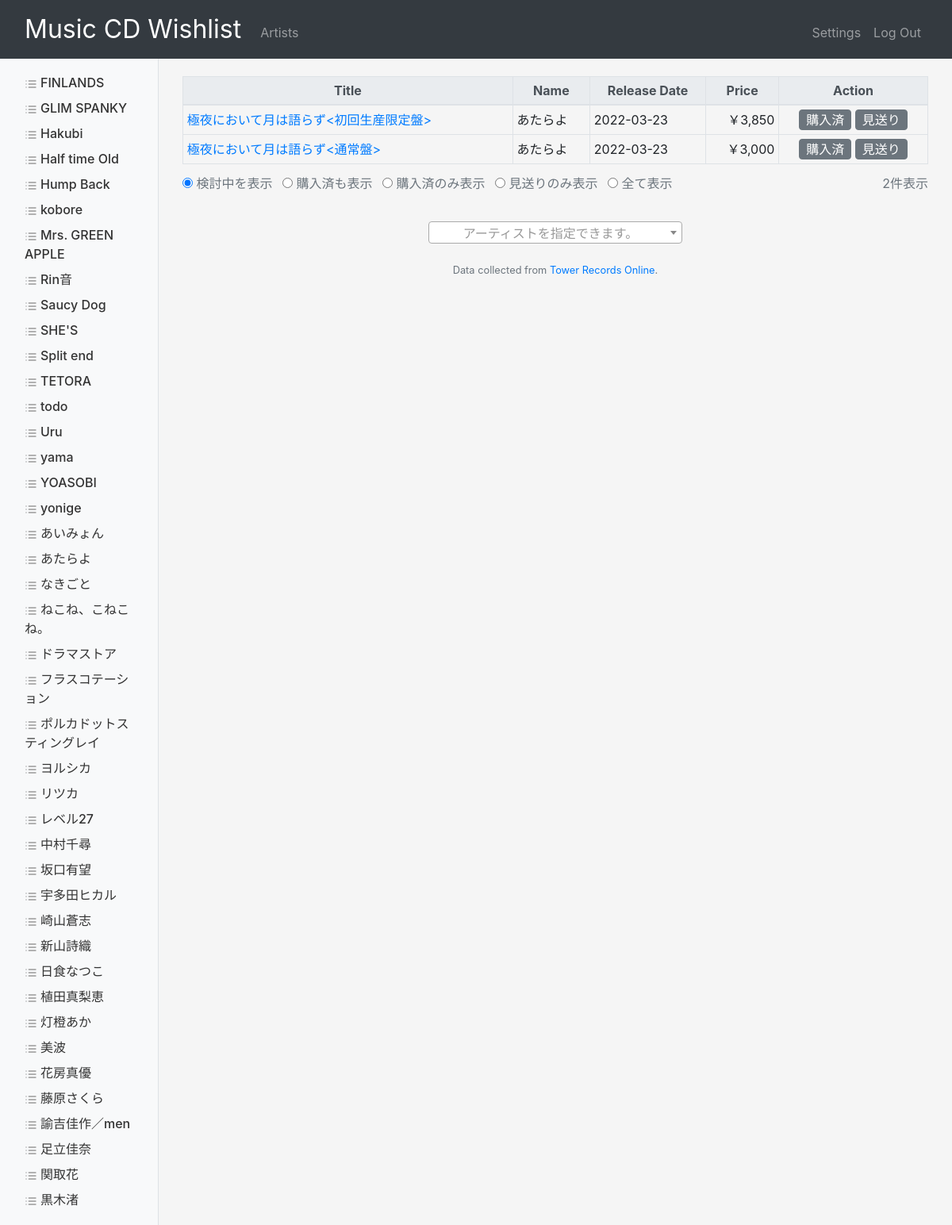
/artists/4968592 (signed in), run on the app's committed database.
### tables this page shows
CREATE TABLE artists (
  id TEXT NOT NULL 
, name TEXT NOT NULL UNIQUE
, PRIMARY KEY(id) 
);

CREATE TABLE products (
  id TEXT NOT NULL 
, title TEXT NOT NULL
, artistid TEXT NOT NULL
, category TEXT
, price INTEGER 
, release_date TEXT NOT NULL -- yyyy-mm-dd
, url TEXT
, image_src TEXT 
, PRIMARY KEY(id) 
);

### twrcwishlist/wishlist.py (the view)
@bp.route('/artists', methods=('GET',))
@bp.route('/artists/<artistid>', methods=('GET',))
@login_required
def artists(artistid :str = ""):
    displaymode = request.args.get("d", "0")
    userid = g.user['id']
    artists = make_artistslist(userid)
    if not artistid:
        return render_template(
            "wishlist/artists.html",
            artists = artists,
            message = "アーティスト検索",
            )
    if not get_db().execute(
        "SELECT name FROM artists "
        " WHERE id = ? ",
        (artistid,)
    ).fetchone():
        return render_template(
            "wishlist/artists.html",
            artists = artists,
            )
    products = make_wishlist(userid, artistid, searchmode=displaymode)
    return render_template(
        "wishlist/artists.html",
        products = products,
        artists = artists,
    )

### twrcwishlist/auth.py (called while the page is built)
@bp.before_app_request
def load_logged_in_user():
    user_id = session.get('user_id')
    if user_id is None:
        g.user = None
    else:
        g.user = get_db().execute(
            'SELECT * FROM users WHERE id = ?',
            (user_id,)
        ).fetchone()

### twrcwishlist/db.py (called while the page is built)
def get_db():
    if 'db' not in g:
        g.db = sqlite3.connect(
            current_app.config['DATABASE'],
            detect_types=sqlite3.PARSE_DECLTYPES
        )
        g.db.row_factory = sqlite3.Row
    return g.db

### twrcwishlist/helpers.py (called while the page is built)
def login_required(view):
    @wraps(view)
    def decorated_function(*args, **kwargs):
        if g.user is None:
            return redirect(url_for('auth.login'))
        return view(*args, **kwargs)
    return decorated_function

### twrcwishlist/wishlist.py (called while the page is built)
def make_search_conditions_on_display(mode :str):
    if mode in ('1','purchased',):
        r_val = "(product_not_displayed is NULL) "
    elif mode in ('2','purchasedonly',):
        r_val = "(product_not_purchased is not NULL) "
    elif mode in ('3','hiddenonly',):
        r_val = "(product_not_displayed is not NULL) "
    elif mode in ('4','all','hidden',):
        r_val = "(1==1) "
    else:
        r_val = "(product_not_displayed is NULL and product_not_purchased is NULL) "
    return r_val

def make_order_by(mode: str):
    if mode in ('1','a','artists',):
        r_val = "order by a.name collate nocase, p.release_date desc "
    else:
        r_val = "order by p.release_date desc, a.name collate nocase "
    return r_val

def make_artistslist(userid: str):
    if not userid:
        return None
    db = get_db()
    artistslist = db.execute(
        "select a.id, a.name, ad.createdon "
        + "from artists as a "
        + "left join artists_not_displayed as ad on ad.artistid = a.id and ad.userid = ? "
        + "where ad.createdon is NULL "
        + "order by a.name collate nocase ",
        (userid,)
    ).fetchall()
    return artistslist

### twrcwishlist/templates/wishlist/artists.html (shortened to what this page needs)
{% extends "wishlist/index.html" %}
{% block search %}
  <div class="my-4">
  </div>
  <link href="https://cdn.jsdelivr.net/npm/select2@4.1.0-rc.0/dist/css/select2.min.css" rel="stylesheet" />
{% endblock %}

### twrcwishlist/templates/wishlist/index.html (shortened to what this page needs)
{% extends "layout_with_sidebar.html" %}
{% block main %}
  {% if message %}
    <p class="h5">{{ message }}</p>
  {% else %}
    <div class="table-responsive">
      <table id="index-table" class="table table-sm table-bordered tablesorter mb-0">
        <caption>
          <div id="index-caption-input" class="float-left">
            <input class="ml-0" type="radio" name="displaymode" value="" checked> 検討中を表示
            <input class="ml-2" type="radio" name="displaymode" value="purchased"> 購入済も表示
            <input class="ml-2" type="radio" name="displaymode" value="purchasedonly"> 購入済のみ表示
            <input class="ml-2" type="radio" name="displaymode" value="hiddenonly"> 見送りのみ表示
            <input class="ml-2" type="radio" name="displaymode" value="all"> 全て表示
          </div>
          <div class="float-right">{{ products | count }}件表示</div>
        </caption>
        <thead class="thead-light">
          <tr>
            <th class="align-middle" data-placeholder="Enter search word">Title</th>
            <th class="align-middle" data-placeholder="Enter search word">Name</th>
            <th class="align-middle" data-placeholder="Try >=2021">Release Date</th>
            <th class="align-middle" data-placeholder="">Price</th>
            <th class="align-middle" style="width:20%">Action</th>
          </tr>
        </thead>
        <tbody>
          {% for p in products %}
            <tr>
              <td class="align-middle text-left"><a href="{{ p.url }}" target="_blank" rel="noopener noreferrer">{{ p.title }}</a></td>
              <td class="align-middle text-left">{{ p.name }}</td>
              <td class="align-middle text-left">{{ p.release_date }}</td>
              <td class="align-middle text-right">{{ "￥{0:,}".format(p.price) }}</td>
              <td class="align-middle">
                {% if not p.product_not_purchased %}
                  <form action="/purchased" method="post" class="d-inline">
                    <button class="btn btn-secondary py-0 px-2" type="submit">購入済</button>
                  </form>
                {% else %}
                  <form action="/unpurchased" method="post" class="d-inline">
                    <input type="hidden" name="productid" value="{{ p.id }}">
                    <button class="btn btn-primary py-0 px-2" type="submit">未購入</button>
                  </form>
                {% endif %}
                {% if not p.product_not_displayed %}
                  <form action="/product-hidden" method="post" class="d-inline">
                    <button class="btn btn-secondary py-0 px-2" type="submit">見送り</button>
                  </form>
                {% else %}
                  <form action="/product-unhidden" method="post" class="d-inline">
                    <input type="hidden" name="productid" value="{{ p.id }}">
                    <button class="btn btn-primary py-0 px-2" type="submit">検討中</button>
                  </form>
              {% endif %}
              </td>
            </tr>
          {% endfor %}
        </tbody>
      </table>
    </div>
  {% endif %}
  {% block search %}{% endblock %}
{% endblock %}

### twrcwishlist/templates/layout_with_sidebar.html (shortened to what this page needs)
{% extends "layout.html" %}
{% block sidebar %}
  {% if artists %}
    <nav class="col-md-2 d-none d-md-block bg-light sidebar py-3 border-right">
      <div class="sidebar-sticky">
        <ul class="nav flex-column">
          {% for artist in artists %}
            <li class="nav-item">
              <a class="nav-link py-1" href="/artists/{{ artist.id }}"><span data-feather="list"></span>{{ artist.name }}</a>
            </li>
          {% endfor %}
        </ul>
      </div>
    </nav>
  {% endif %}
{% endblock %}

### twrcwishlist/static/css/sidebar.css (style rules this page uses)
.feather { width: 16px; height: 16px; vertical-align: text-bottom; }
.sidebar .nav-link { font-weight: 500; color: #333; }
.sidebar .nav-link .feather { margin-right: 4px; color: #999; }

### twrcwishlist/static/css/styles.css (style rules this page uses)
body { background-color: #f5f5f5; padding-top: 4.5rem; height: 100%; }

### data on the page
artists: name "FINLANDS"
artists: name "GLIM SPANKY"
artists: name "Hakubi"
artists: name "Half time Old"
artists: name "Hump Back"
artists: name "kobore"
artists: name "Mrs. GREEN APPLE"
artists: name "Rin音"
artists: name "Saucy Dog"
artists: name "SHE'S"
artists: name "Split end"
artists: name "TETORA"
artists: name "todo"
artists: name "Uru"
artists: name "yama"
artists: name "YOASOBI"
artists: name "yonige"
artists: name "あいみょん"
artists: name "あたらよ"
artists: name "なきごと"
artists: name "ねこね、こねこね。"
artists: name "ドラマストア"
artists: name "フラスコテーション"
artists: name "ポルカドットスティングレイ"
artists: name "ヨルシカ"
artists: name "リツカ"
artists: name "レベル27"
artists: name "中村千尋"
artists: name "坂口有望"
artists: name "宇多田ヒカル"
artists: name "崎山蒼志"
artists: name "新山詩織"
artists: name "日食なつこ"
artists: name "植田真梨恵"
artists: name "灯橙あか"
artists: name "美波"
artists: name "花房真優"
artists: name "藤原さくら"
artists: name "諭吉佳作／men"
artists: name "足立佳奈"
artists: name "関取花"
artists: name "黒木渚"
products: title "極夜において月は語らず<初回生産限定盤>", name "あたらよ", release_date "2022-03-23", price "￥3,850"
products: title "極夜において月は語らず<通常盤>", name "あたらよ", release_date "2022-03-23", price "￥3,000"

### other printed values
{{ products | count }} "2"
